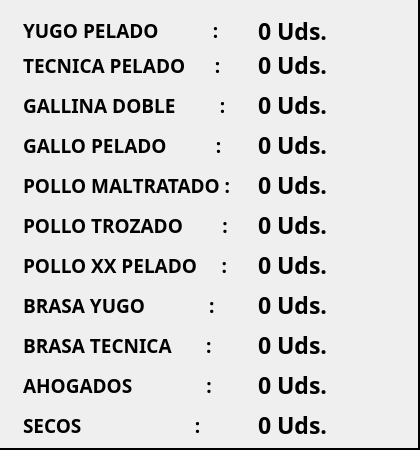
    <widget class="QFrame" name="frmTotales">
     <property name="geometry">
      <rect>
       <x>0</x>
       <y>530</y>
       <width>420</width>
       <height>450</height>
      </rect>
     </property>
     <property name="styleSheet">
      <string notr="true">border:2px solid black;
border-left:0;
border-top:0;</string>
     </property>
     <property name="frameShape">
      <enum>QFrame::StyledPanel</enum>
     </property>
     <property name="frameShadow">
      <enum>QFrame::Raised</enum>
     </property>
     <widget class="QLabel" name="txtCantYugoPelado">
      <property name="geometry">
       <rect>
        <x>258</x>
        <y>16</y>
        <width>140</width>
        <height>30</height>
       </rect>
      </property>
      <property name="font">
       <font>
        <family>Poppins</family>
        <pointsize>17</pointsize>
        <weight>75</weight>
        <bold>true</bold>
       </font>
      </property>
      <property name="styleSheet">
       <string notr="true">border: none;</string>
      </property>
      <property name="text">
       <string>0 Uds.</string>
      </property>
     </widget>
     <widget class="QLabel" name="lblTYugoPelado">
      <property name="geometry">
       <rect>
        <x>23</x>
        <y>15</y>
        <width>230</width>
        <height>30</height>
       </rect>
      </property>
      <property name="font">
       <font>
        <family>Poppins</family>
        <pointsize>14</pointsize>
        <weight>75</weight>
        <bold>true</bold>
       </font>
      </property>
      <property name="styleSheet">
       <string notr="true">border: none;</string>
      </property>
      <property name="text">
       <string>YUGO PELADO           :</string>
      </property>
     </widget>
     <widget class="QLabel" name="lblTTecnicoPelado">
      <property name="geometry">
       <rect>
        <x>23</x>
        <y>50</y>
        <width>230</width>
        <height>30</height>
       </rect>
      </property>
      <property name="font">
       <font>
        <family>Poppins</family>
        <pointsize>14</pointsize>
        <weight>75</weight>
        <bold>true</bold>
       </font>
      </property>
      <property name="styleSheet">
       <string notr="true">border: none;</string>
      </property>
      <property name="text">
       <string>TECNICA PELADO      :</string>
      </property>
     </widget>
     <widget class="QLabel" name="txtCantTecnicoPelado">
      <property name="geometry">
       <rect>
        <x>258</x>
        <y>50</y>
        <width>140</width>
        <height>30</height>
       </rect>
      </property>
      <property name="font">
       <font>
        <family>Poppins</family>
        <pointsize>17</pointsize>
        <weight>75</weight>
        <bold>true</bold>
       </font>
      </property>
      <property name="styleSheet">
       <string notr="true">border: none;</string>
      </property>
      <property name="text">
       <string>0 Uds.</string>
      </property>
     </widget>
     <widget class="QLabel" name="lblTGallinaDoble">
      <property name="geometry">
       <rect>
        <x>23</x>
        <y>90</y>
        <width>230</width>
        <height>30</height>
       </rect>
      </property>
      <property name="font">
       <font>
        <family>Poppins</family>
        <pointsize>14</pointsize>
        <weight>75</weight>
        <bold>true</bold>
       </font>
      </property>
      <property name="styleSheet">
       <string notr="true">border: none;</string>
      </property>
      <property name="text">
       <string>GALLINA DOBLE         :</string>
      </property>
     </widget>
     <widget class="QLabel" name="txtCantGallinaDoble">
      <property name="geometry">
       <rect>
        <x>258</x>
        <y>90</y>
        <width>140</width>
        <height>30</height>
       </rect>
      </property>
      <property name="font">
       <font>
        <family>Poppins</family>
        <pointsize>17</pointsize>
        <weight>75</weight>
        <bold>true</bold>
       </font>
      </property>
      <property name="styleSheet">
       <string notr="true">border: none;</string>
      </property>
      <property name="text">
       <string>0 Uds.</string>
      </property>
     </widget>
     <widget class="QLabel" name="lblTAhogados">
      <property name="geometry">
       <rect>
        <x>23</x>
        <y>370</y>
        <width>230</width>
        <height>30</height>
       </rect>
      </property>
      <property name="font">
       <font>
        <family>Poppins</family>
        <pointsize>14</pointsize>
        <weight>75</weight>
        <bold>true</bold>
       </font>
      </property>
      <property name="styleSheet">
       <string notr="true">border: none;</string>
      </property>
      <property name="text">
       <string>AHOGADOS               :</string>
      </property>
     </widget>
     <widget class="QLabel" name="txtCantAhogados">
      <property name="geometry">
       <rect>
        <x>258</x>
        <y>370</y>
        <width>140</width>
        <height>30</height>
       </rect>
      </property>
      <property name="font">
       <font>
        <family>Poppins</family>
        <pointsize>17</pointsize>
        <weight>75</weight>
        <bold>true</bold>
       </font>
      </property>
      <property name="styleSheet">
       <string notr="true">border: none;</string>
      </property>
      <property name="text">
       <string>0 Uds.</string>
      </property>
     </widget>
     <widget class="QLabel" name="lblTGallo">
      <property name="geometry">
       <rect>
        <x>23</x>
        <y>130</y>
        <width>230</width>
        <height>30</height>
       </rect>
      </property>
      <property name="font">
       <font>
        <family>Poppins</family>
        <pointsize>14</pointsize>
        <weight>75</weight>
        <bold>true</bold>
       </font>
      </property>
      <property name="styleSheet">
       <string notr="true">border: none;</string>
      </property>
      <property name="text">
       <string>GALLO PELADO          :</string>
      </property>
     </widget>
     <widget class="QLabel" name="txtCantGallo">
      <property name="geometry">
       <rect>
        <x>258</x>
        <y>130</y>
        <width>140</width>
        <height>30</height>
       </rect>
      </property>
      <property name="font">
       <font>
        <family>Poppins</family>
        <pointsize>17</pointsize>
        <weight>75</weight>
        <bold>true</bold>
       </font>
      </property>
      <property name="styleSheet">
       <string notr="true">border: none;</string>
      </property>
      <property name="text">
       <string>0 Uds.</string>
      </property>
     </widget>
     <widget class="QLabel" name="lblTPolloMaltratado">
      <property name="geometry">
       <rect>
        <x>23</x>
        <y>170</y>
        <width>230</width>
        <height>30</height>
       </rect>
      </property>
      <property name="font">
       <font>
        <family>Poppins</family>
        <pointsize>14</pointsize>
        <weight>75</weight>
        <bold>true</bold>
       </font>
      </property>
      <property name="styleSheet">
       <string notr="true">border: none;</string>
      </property>
      <property name="text">
       <string>POLLO MALTRATADO :</string>
      </property>
     </widget>
     <widget class="QLabel" name="txtCantPolloMaltratado">
      <property name="geometry">
       <rect>
        <x>258</x>
        <y>170</y>
        <width>140</width>
        <height>30</height>
       </rect>
      </property>
      <property name="font">
       <font>
        <family>Poppins</family>
        <pointsize>17</pointsize>
        <weight>75</weight>
        <bold>true</bold>
       </font>
      </property>
      <property name="styleSheet">
       <string notr="true">border: none;</string>
      </property>
      <property name="text">
       <string>0 Uds.</string>
      </property>
     </widget>
     <widget class="QLabel" name="lblTPolloTrozado">
      <property name="geometry">
       <rect>
        <x>23</x>
        <y>210</y>
        <width>230</width>
        <height>30</height>
       </rect>
      </property>
      <property name="font">
       <font>
        <family>Poppins</family>
        <pointsize>14</pointsize>
        <weight>75</weight>
        <bold>true</bold>
       </font>
      </property>
      <property name="styleSheet">
       <string notr="true">border: none;</string>
      </property>
      <property name="text">
       <string>POLLO TROZADO        :</string>
      </property>
     </widget>
     <widget class="QLabel" name="txtCantPolloTrozado">
      <property name="geometry">
       <rect>
        <x>258</x>
        <y>210</y>
        <width>140</width>
        <height>30</height>
       </rect>
      </property>
      <property name="font">
       <font>
        <family>Poppins</family>
        <pointsize>17</pointsize>
        <weight>75</weight>
        <bold>true</bold>
       </font>
      </property>
      <property name="styleSheet">
       <string notr="true">border: none;</string>
      </property>
      <property name="text">
       <string>0 Uds.</string>
      </property>
     </widget>
     <widget class="QLabel" name="lblTPolloXx">
      <property name="geometry">
       <rect>
        <x>23</x>
        <y>250</y>
        <width>230</width>
        <height>30</height>
       </rect>
      </property>
      <property name="font">
       <font>
        <family>Poppins</family>
        <pointsize>14</pointsize>
        <weight>75</weight>
        <bold>true</bold>
       </font>
      </property>
      <property name="styleSheet">
       <string notr="true">border: none;</string>
      </property>
      <property name="text">
       <string>POLLO XX PELADO     :</string>
      </property>
     </widget>
     <widget class="QLabel" name="lblTBrasaYugo">
      <property name="geometry">
       <rect>
        <x>23</x>
        <y>290</y>
        <width>230</width>
        <height>30</height>
       </rect>
      </property>
      <property name="font">
       <font>
        <family>Poppins</family>
        <pointsize>14</pointsize>
        <weight>75</weight>
        <bold>true</bold>
       </font>
      </property>
      <property name="styleSheet">
       <string notr="true">border: none;</string>
      </property>
      <property name="text">
       <string>BRASA YUGO             :</string>
      </property>
     </widget>
     <widget class="QLabel" name="lblTBrasaTecnico">
      <property name="geometry">
       <rect>
        <x>23</x>
        <y>330</y>
        <width>221</width>
        <height>30</height>
       </rect>
      </property>
      <property name="font">
       <font>
        <family>Poppins</family>
        <pointsize>14</pointsize>
        <weight>75</weight>
        <bold>true</bold>
       </font>
      </property>
      <property name="styleSheet">
       <string notr="true">border: none;</string>
      </property>
      <property name="text">
       <string>BRASA TECNICA       :</string>
      </property>
     </widget>
     <widget class="QLabel" name="txtCantPolloXx">
      <property name="geometry">
       <rect>
        <x>258</x>
        <y>250</y>
        <width>141</width>
        <height>30</height>
       </rect>
      </property>
      <property name="font">
       <font>
        <family>Poppins</family>
        <pointsize>17</pointsize>
        <weight>75</weight>
        <bold>true</bold>
       </font>
      </property>
      <property name="styleSheet">
       <string notr="true">border: none;</string>
      </property>
      <property name="text">
       <string>0 Uds.</string>
      </property>
     </widget>
     <widget class="QLabel" name="txtCantBrasaYugo">
      <property name="geometry">
       <rect>
        <x>258</x>
        <y>290</y>
        <width>140</width>
        <height>30</height>
       </rect>
      </property>
      <property name="font">
       <font>
        <family>Poppins</family>
        <pointsize>17</pointsize>
        <weight>75</weight>
        <bold>true</bold>
       </font>
      </property>
      <property name="styleSheet">
       <string notr="true">border: none;</string>
      </property>
      <property name="text">
       <string>0 Uds.</string>
      </property>
     </widget>
     <widget class="QLabel" name="txtCantBrasaTecnico">
      <property name="geometry">
       <rect>
        <x>258</x>
        <y>330</y>
        <width>140</width>
        <height>30</height>
       </rect>
      </property>
      <property name="font">
       <font>
        <family>Poppins</family>
        <pointsize>17</pointsize>
        <weight>75</weight>
        <bold>true</bold>
       </font>
      </property>
      <property name="styleSheet">
       <string notr="true">border: none;</string>
      </property>
      <property name="text">
       <string>0 Uds.</string>
      </property>
     </widget>
     <widget class="QLabel" name="txtCantSecos">
      <property name="geometry">
       <rect>
        <x>258</x>
        <y>410</y>
        <width>140</width>
        <height>30</height>
       </rect>
      </property>
      <property name="font">
       <font>
        <family>Poppins</family>
        <pointsize>17</pointsize>
        <weight>75</weight>
        <bold>true</bold>
       </font>
      </property>
      <property name="styleSheet">
       <string notr="true">border: none;</string>
      </property>
      <property name="text">
       <string>0 Uds.</string>
      </property>
     </widget>
     <widget class="QLabel" name="lblTSecos">
      <property name="geometry">
       <rect>
        <x>23</x>
        <y>410</y>
        <width>230</width>
        <height>30</height>
       </rect>
      </property>
      <property name="font">
       <font>
        <family>Poppins</family>
        <pointsize>14</pointsize>
        <weight>75</weight>
        <bold>true</bold>
       </font>
      </property>
      <property name="styleSheet">
       <string notr="true">border: none;</string>
      </property>
      <property name="text">
       <string>SECOS                       :</string>
      </property>
     </widget>
    </widget>
